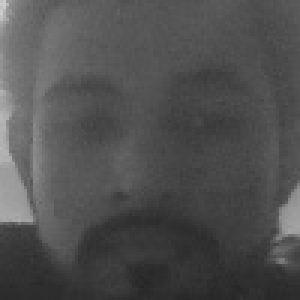
#> input picture Faces/Bilal Ahmed_1.jpg, 100 x 100 px, given in place of the camera (shown 3 times larger)
$ python faceandmoodrecognizer.py
#> lines starting #> are read from the running program, lines starting #| are printed output that depends on the picture; after the words box and inside, x2 and y2 are one past the last pixel; in counts of white or black regions, pixels touching at a corner belong together
#> the answer given: 1
#> the answer given: Faces/Bilal Ahmed_1.jpg
import cv2
import os
import numpy as np
from deepface import DeepFace

# Load Haar cascade for face detection
face_cascade = cv2.CascadeClassifier(cv2.data.haarcascades + 'haarcascade_frontalface_default.xml')

# Initialize the LBPH recognizer
recognizer = cv2.face.LBPHFaceRecognizer_create()
dataset_path = "Faces"
os.makedirs(dataset_path, exist_ok=True)

# Threshold for confidence to detect "Unknown"
CONFIDENCE_THRESHOLD = 85  # Adjusted threshold for confidence

def capture_faces(user_name, num_images=20):
    """Capture faces for training."""
#> called with user_name = 'Faces/Bilal Ahmed_1.jpg', num_images = 20
    print(f"Capturing faces for user: {user_name}")
    cap = cv2.VideoCapture(0)
    cap.set(cv2.CAP_PROP_FRAME_WIDTH, 1920)  # Increased resolution for better quality
    cap.set(cv2.CAP_PROP_FRAME_HEIGHT, 1080)  # Increased resolution for better quality
    count = 0

    while count < num_images:
        ret, frame = cap.read()
#> frame is the input picture: shape (100, 100, 3); min 39, max 205, mean 80
        if not ret:
            print("Error: Could not access the camera.")
            break

        gray = cv2.cvtColor(frame, cv2.COLOR_BGR2GRAY)

        faces = face_cascade.detectMultiScale(gray, scaleFactor=1.05, minNeighbors=3, minSize=(50, 50))
#> faces = [[4, 8, 90, 90]]

        for (x, y, w, h) in faces:
            face = gray[y:y + h, x:x + w]
            resized_face = cv2.resize(face, (100, 100))  # Standard size for recognition
            file_name = os.path.join(dataset_path, f"{user_name}_{count}.jpg")
            cv2.imwrite(file_name, resized_face)
            count += 1

            # Draw rectangle and display count
            cv2.rectangle(frame, (x, y), (x + w, y + h), (0, 255, 0), 2)
            cv2.putText(frame, f"{count}/{num_images}", (10, 30), cv2.FONT_HERSHEY_SIMPLEX,
                        0.6, (255, 255, 255), 2)
#> this loop made 1 pass
#> (x, y, w, h, count) on pass 1: (4, 8, 90, 90, 1)
#> pass 1, in capture_faces, `face = gray[y:y + h, x:x + w]`:
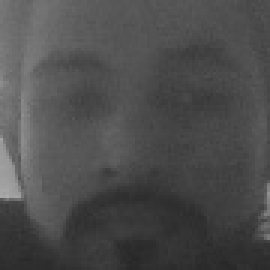
#> face: shape (90, 90) (shown 3 times larger); min 39, max 171, mean 76.9
#> after the loop:
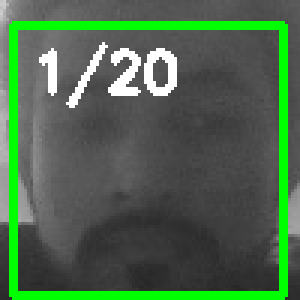
#> frame: shape (100, 100, 3) (shown 3 times larger); 13.97% of pixels changed, all inside (x1, y1, x2, y2) = (3, 7, 96, 100)
#> after the loop, count = 1

        cv2.imshow("Capturing Faces", frame)

        if cv2.waitKey(1) & 0xFF == ord('q'):  # Exit on 'q'
#> (key q is pressed here)
            break

    cap.release()
    cv2.destroyAllWindows()
    print(f"Captured {count} images for {user_name}.")
#| Captured 1 images for Faces/Bilal Ahmed_1.jpg.

# [111 lines left out: functions train_faces, recognize_faces, delete_user_data, not called in this run]

# Menu-driven execution
if __name__ == "__main__":
    label_map = {}
    while True:
        print("\nMenu:")
        print("1. Capture Faces")
        print("2. Train Model")
        print("3. Recognize Faces and Detect Mood")
        print("4. Delete User Data")
        print("5. Exit")

#> (the run stopped early here; a loop or call above may not have finished)
